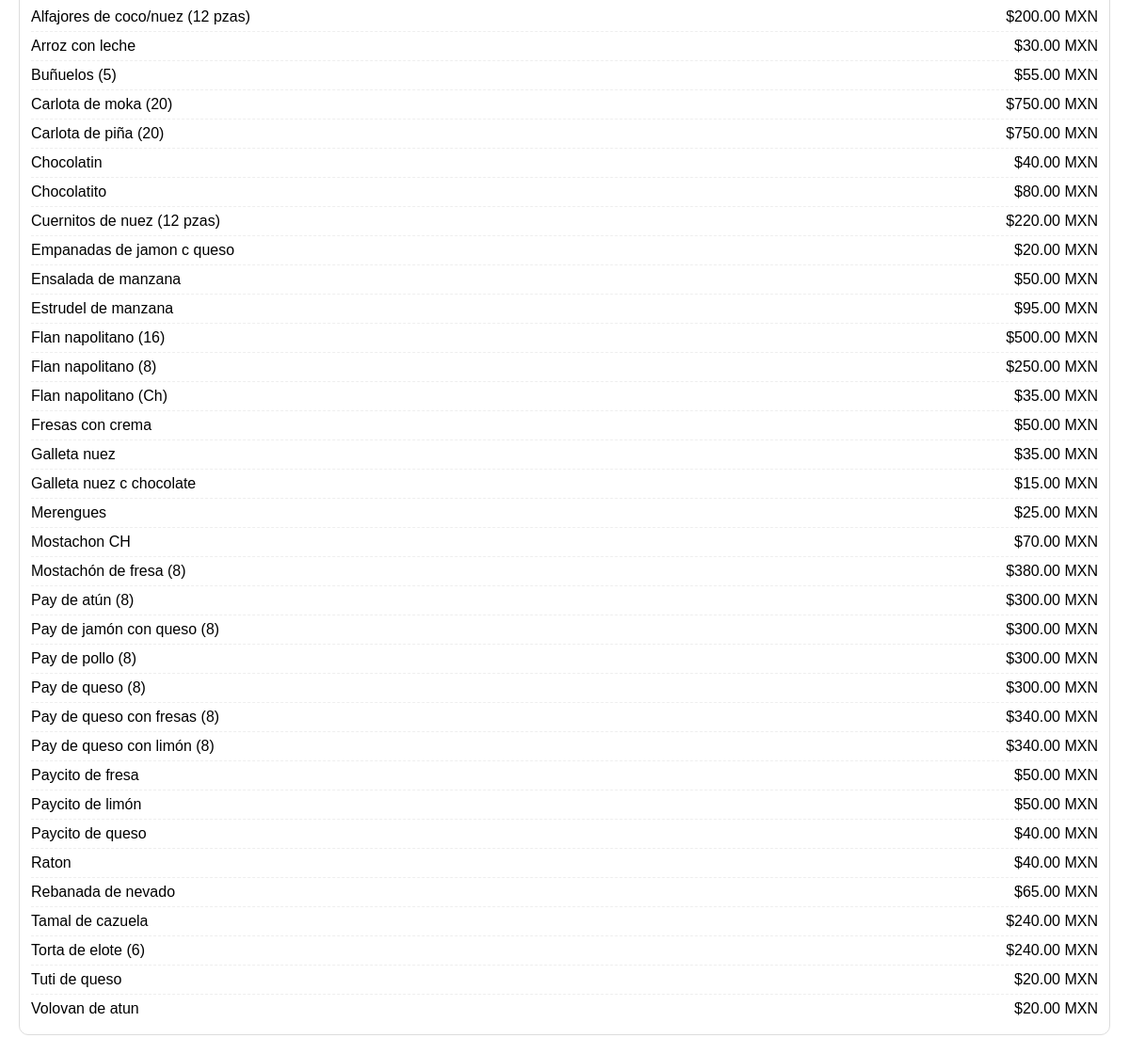
Before: /menu (lower part) with the older database file.
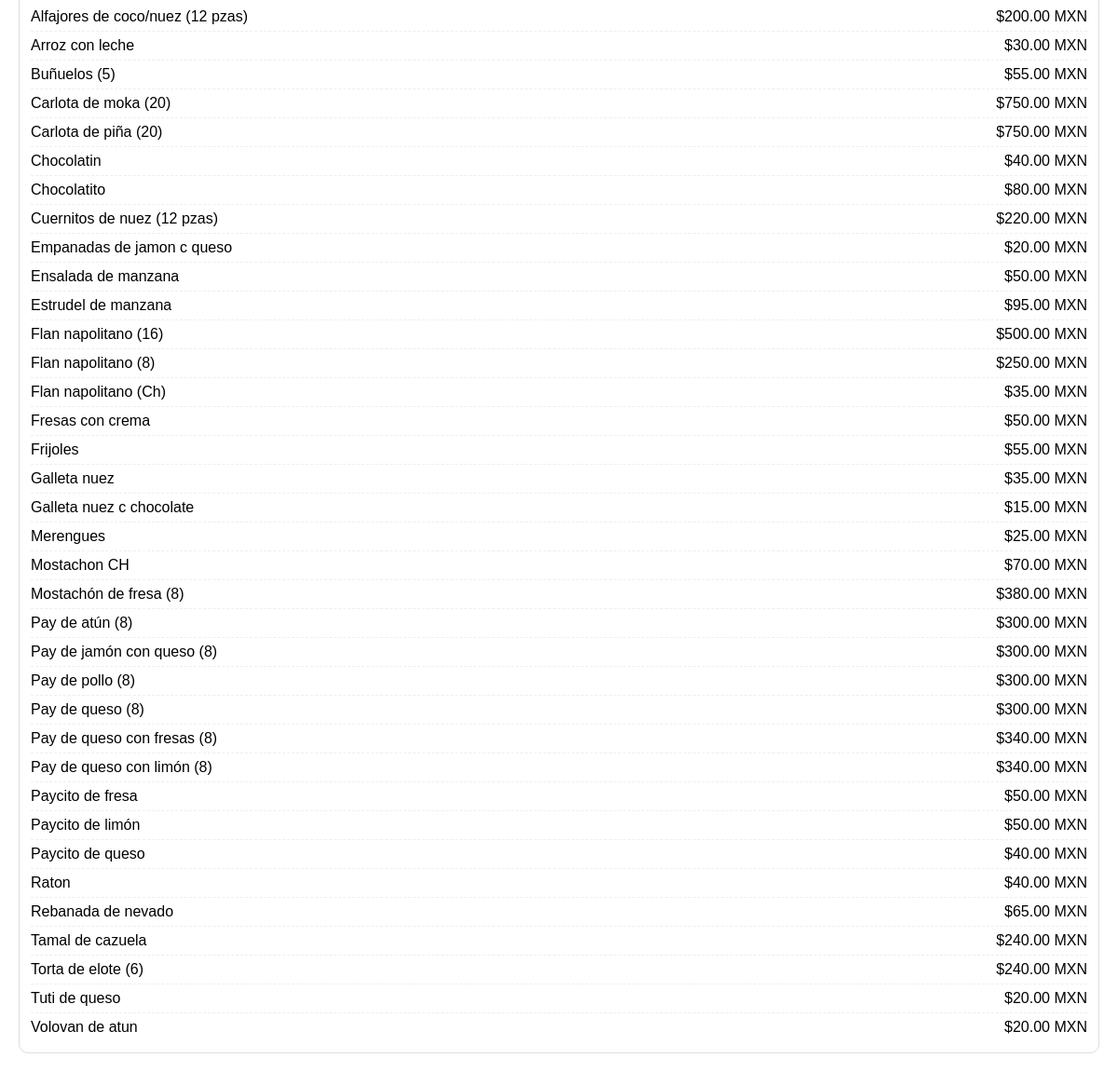
After: the same page with the newer database file.
### tables this page shows
CREATE TABLE menu_items (
        id INTEGER PRIMARY KEY AUTOINCREMENT,
        name TEXT NOT NULL,
        price_cents INTEGER NOT NULL CHECK(price_cents >= 0),
        category TEXT NOT NULL
    );

### app.py (the view)
@app.route("/menu")
def menu():
    conn = db()
    cur = conn.cursor()
    cur.execute("""
        SELECT * FROM menu_items
        WHERE category IN ('PASTELES','GELATINAS','ANTOJO')
        ORDER BY category, name
    """)
    items = cur.fetchall()
    conn.close()
    grouped = {"PASTELES": [], "GELATINAS": [], "ANTOJO": []}
    for it in items:
        grouped[it["category"]].append(it)
    return render_template("menu.html", grouped=grouped)

### app.py (called while the page is built)
def db():
    conn = sqlite3.connect(DB_PATH)
    conn.row_factory = sqlite3.Row
    return conn

@app.template_filter("pesos")
def pesos(cents: int):
    return f"${int(cents)/100:,.2f} MXN"

### templates/menu.html (shortened to what this page needs)
<!doctype html>
<html lang="es">
<head>
</head>
<body>
  <div class="section">
    {% if grouped["ANTOJO"]|length == 0 %}
      <div class="muted">No hay productos en esta sección.</div>
    {% else %}
      {% for it in grouped["ANTOJO"] %}
        <div class="item">
          <div>{{ it.name }}</div>
          <div>{{ it.price_cents|pesos }}</div>
        </div>
      {% endfor %}
    {% endif %}
  </div>
</body>
</html>

### templates/menu.html (style rules this page uses)
body { font-family: Arial, sans-serif; margin: 20px; }
.section { margin: 18px 0; padding: 12px; border: 1px solid #ddd; border-radius: 10px; }
.item { display:flex; justify-content: space-between; padding: 6px 0; border-bottom: 1px dashed #eee; }
.item:last-child { border-bottom: none; }

Changed rows visible on the page:
added menu_items: name "Frijoles", price_cents|pesos "$55.00 MXN"
